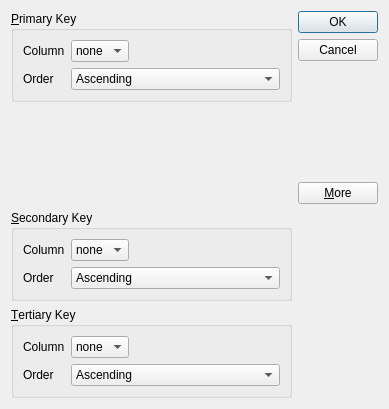
<?xml version="1.0" encoding="UTF-8"?>
<ui version="4.0">
 <class>Dialog</class>
 <widget class="QDialog" name="Dialog">
  <property name="geometry">
   <rect>
    <x>0</x>
    <y>0</y>
    <width>389</width>
    <height>409</height>
   </rect>
  </property>
  <property name="windowTitle">
   <string>Sort Dialog</string>
  </property>
  <layout class="QGridLayout" name="gridLayout_4">
   <item row="0" column="0">
    <widget class="QGroupBox" name="primarygroupbox">
     <property name="title">
      <string>&amp;Primary Key</string>
     </property>
     <layout class="QGridLayout" name="gridLayout">
      <item row="0" column="0">
       <widget class="QLabel" name="label">
        <property name="text">
         <string>Column</string>
        </property>
       </widget>
      </item>
      <item row="0" column="1">
       <widget class="QComboBox" name="primarycolumncombo">
        <item>
         <property name="text">
          <string>none</string>
         </property>
        </item>
       </widget>
      </item>
      <item row="0" column="2">
       <spacer name="horizontalSpacer">
        <property name="orientation">
         <enum>Qt::Horizontal</enum>
        </property>
        <property name="sizeHint" stdset="0">
         <size>
          <width>125</width>
          <height>20</height>
         </size>
        </property>
       </spacer>
      </item>
      <item row="1" column="0">
       <widget class="QLabel" name="label_2">
        <property name="text">
         <string>Order</string>
        </property>
       </widget>
      </item>
      <item row="1" column="1" colspan="2">
       <widget class="QComboBox" name="primaryordercombo">
        <item>
         <property name="text">
          <string>Ascending</string>
         </property>
        </item>
        <item>
         <property name="text">
          <string>Descending</string>
         </property>
        </item>
       </widget>
      </item>
     </layout>
    </widget>
   </item>
   <item row="0" column="1" rowspan="2">
    <layout class="QVBoxLayout" name="verticalLayout">
     <item>
      <widget class="QPushButton" name="okButton">
       <property name="text">
        <string>OK</string>
       </property>
       <property name="default">
        <bool>true</bool>
       </property>
      </widget>
     </item>
     <item>
      <widget class="QPushButton" name="cancelButton">
       <property name="text">
        <string>Cancel</string>
       </property>
      </widget>
     </item>
     <item>
      <spacer name="verticalSpacer_2">
       <property name="orientation">
        <enum>Qt::Vertical</enum>
       </property>
       <property name="sizeHint" stdset="0">
        <size>
         <width>20</width>
         <height>0</height>
        </size>
       </property>
      </spacer>
     </item>
     <item>
      <widget class="QPushButton" name="moreButton">
       <property name="text">
        <string>&amp;More</string>
       </property>
       <property name="checkable">
        <bool>true</bool>
       </property>
      </widget>
     </item>
    </layout>
   </item>
   <item row="1" column="0">
    <spacer name="verticalSpacer">
     <property name="orientation">
      <enum>Qt::Vertical</enum>
     </property>
     <property name="sizeHint" stdset="0">
      <size>
       <width>20</width>
       <height>0</height>
      </size>
     </property>
    </spacer>
   </item>
   <item row="2" column="0">
    <widget class="QGroupBox" name="secondarygroupbox">
     <property name="title">
      <string>&amp;Secondary Key</string>
     </property>
     <layout class="QGridLayout" name="gridLayout_2">
      <item row="0" column="0">
       <widget class="QLabel" name="label_3">
        <property name="text">
         <string>Column</string>
        </property>
       </widget>
      </item>
      <item row="0" column="1">
       <widget class="QComboBox" name="sencondarycolumncombo">
        <item>
         <property name="text">
          <string>none</string>
         </property>
        </item>
       </widget>
      </item>
      <item row="0" column="2">
       <spacer name="horizontalSpacer_2">
        <property name="orientation">
         <enum>Qt::Horizontal</enum>
        </property>
        <property name="sizeHint" stdset="0">
         <size>
          <width>125</width>
          <height>20</height>
         </size>
        </property>
       </spacer>
      </item>
      <item row="1" column="0">
       <widget class="QLabel" name="label_4">
        <property name="text">
         <string>Order</string>
        </property>
       </widget>
      </item>
      <item row="1" column="1" colspan="2">
       <widget class="QComboBox" name="secondaryordercombo">
        <item>
         <property name="text">
          <string>Ascending</string>
         </property>
        </item>
        <item>
         <property name="text">
          <string>Descending</string>
         </property>
        </item>
       </widget>
      </item>
     </layout>
    </widget>
   </item>
   <item row="3" column="0">
    <widget class="QGroupBox" name="tertialygroupbox">
     <property name="title">
      <string>&amp;Tertiary Key</string>
     </property>
     <layout class="QGridLayout" name="gridLayout_3">
      <item row="0" column="0">
       <widget class="QLabel" name="label_5">
        <property name="text">
         <string>Column</string>
        </property>
       </widget>
      </item>
      <item row="0" column="1">
       <widget class="QComboBox" name="tertiarycolumncombo">
        <item>
         <property name="text">
          <string>none</string>
         </property>
        </item>
       </widget>
      </item>
      <item row="0" column="2">
       <spacer name="horizontalSpacer_3">
        <property name="orientation">
         <enum>Qt::Horizontal</enum>
        </property>
        <property name="sizeHint" stdset="0">
         <size>
          <width>125</width>
          <height>20</height>
         </size>
        </property>
       </spacer>
      </item>
      <item row="1" column="0">
       <widget class="QLabel" name="label_6">
        <property name="text">
         <string>Order</string>
        </property>
       </widget>
      </item>
      <item row="1" column="1" colspan="2">
       <widget class="QComboBox" name="tertiaryordercombo">
        <item>
         <property name="text">
          <string>Ascending</string>
         </property>
        </item>
        <item>
         <property name="text">
          <string>Descending</string>
         </property>
        </item>
       </widget>
      </item>
     </layout>
    </widget>
   </item>
  </layout>
 </widget>
 <tabstops>
  <tabstop>okButton</tabstop>
  <tabstop>cancelButton</tabstop>
  <tabstop>primarycolumncombo</tabstop>
  <tabstop>primaryordercombo</tabstop>
  <tabstop>moreButton</tabstop>
  <tabstop>sencondarycolumncombo</tabstop>
  <tabstop>secondaryordercombo</tabstop>
  <tabstop>tertiaryordercombo</tabstop>
  <tabstop>tertiarycolumncombo</tabstop>
 </tabstops>
 <resources/>
 <connections>
  <connection>
   <sender>okButton</sender>
   <signal>clicked()</signal>
   <receiver>Dialog</receiver>
   <slot>accept()</slot>
   <hints>
    <hint type="sourcelabel">
     <x>320</x>
     <y>24</y>
    </hint>
    <hint type="destinationlabel">
     <x>181</x>
     <y>161</y>
    </hint>
   </hints>
  </connection>
  <connection>
   <sender>cancelButton</sender>
   <signal>clicked()</signal>
   <receiver>Dialog</receiver>
   <slot>reject()</slot>
   <hints>
    <hint type="sourcelabel">
     <x>354</x>
     <y>60</y>
    </hint>
    <hint type="destinationlabel">
     <x>215</x>
     <y>191</y>
    </hint>
   </hints>
  </connection>
  <connection>
   <sender>moreButton</sender>
   <signal>toggled(bool)</signal>
   <receiver>secondarygroupbox</receiver>
   <slot>setVisible(bool)</slot>
   <hints>
    <hint type="sourcelabel">
     <x>350</x>
     <y>247</y>
    </hint>
    <hint type="destinationlabel">
     <x>270</x>
     <y>286</y>
    </hint>
   </hints>
  </connection>
  <connection>
   <sender>moreButton</sender>
   <signal>toggled(bool)</signal>
   <receiver>tertialygroupbox</receiver>
   <slot>setVisible(bool)</slot>
   <hints>
    <hint type="sourcelabel">
     <x>372</x>
     <y>249</y>
    </hint>
    <hint type="destinationlabel">
     <x>288</x>
     <y>430</y>
    </hint>
   </hints>
  </connection>
 </connections>
</ui>
